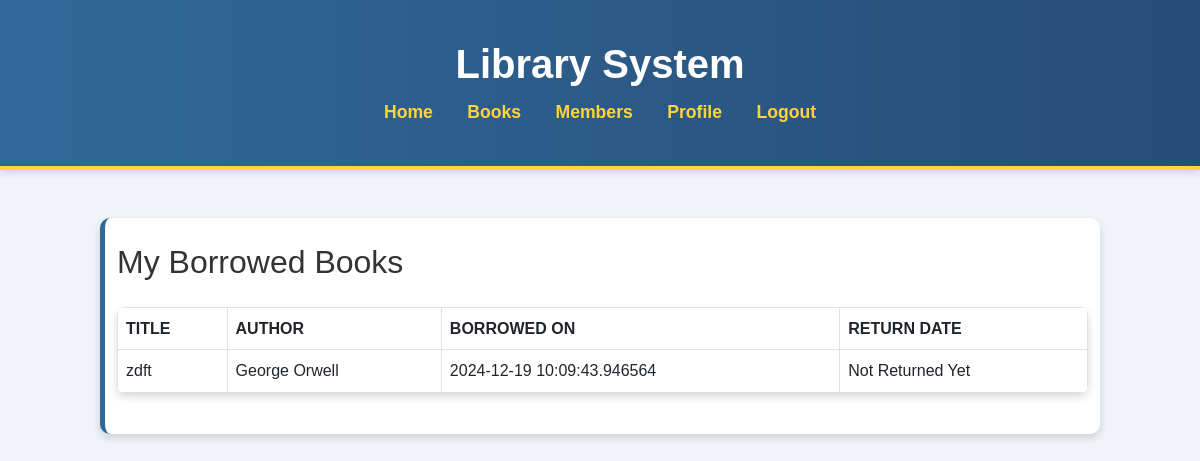
Page /my_books (signed in) on the committed database.
### tables this page shows
CREATE TABLE borrowings (
                id INTEGER PRIMARY KEY AUTOINCREMENT,
                book_id INTEGER,
                user_id INTEGER,
                borrow_date TEXT,
                return_date TEXT,
                FOREIGN KEY(book_id) REFERENCES books(id) ON DELETE CASCADE,
                FOREIGN KEY(user_id) REFERENCES users(id) ON DELETE CASCADE
            );

CREATE TABLE books (
                id INTEGER PRIMARY KEY AUTOINCREMENT,
                title TEXT NOT NULL,
                author TEXT NOT NULL,
                genre TEXT,
                status TEXT DEFAULT 'Available'
            );

### app.py (the view)
@app.route('/my_books')
@login_required
@role_required('Member')
def my_books():
    db = get_db()
    borrowed_books = db.execute("""
        SELECT b.title, b.author, bo.borrow_date, bo.return_date
        FROM borrowings bo
        JOIN books b ON bo.book_id = b.id
        WHERE bo.user_id = ? AND bo.return_date IS NULL
    """, (session['user_id'],)).fetchall()
    return render_template('my_books.html', borrowed_books=borrowed_books)

### app.py (called while the page is built)
def login_required(f):
    @wraps(f)
    def decorated_function(*args, **kwargs):
        if 'user_id' not in session:
            return redirect(url_for('login'))
        return f(*args, **kwargs)
    return decorated_function

def role_required(role):
    def decorator(f):
        @wraps(f)
        def decorated_function(*args, **kwargs):
            if session.get('role') != role:
                return "Access Denied", 403
            return f(*args, **kwargs)
        return decorated_function
    return decorator

### database.py (called while the page is built)
def get_db():
    conn = sqlite3.connect(DATABASE)
    conn.row_factory = sqlite3.Row
    conn.execute("PRAGMA foreign_keys = ON")
    return conn

### templates/my_books.html
{% extends 'base.html' %}
{% block content %}
<h2>My Borrowed Books</h2>
<table class="table table-bordered">
    <thead>
        <tr>
            <th>Title</th>
            <th>Author</th>
            <th>Borrowed On</th>
            <th>Return Date</th>
        </tr>
    </thead>
    <tbody>
        {% for book in borrowed_books %}
        <tr>
            <td>{{ book['title'] }}</td>
            <td>{{ book['author'] }}</td>
            <td>{{ book['borrow_date'] }}</td>
            <td>{{ book['return_date'] if book['return_date'] else 'Not Returned Yet' }}</td>
        </tr>
        {% else %}
        <tr>
            <td colspan="4">You have not borrowed any books yet.</td>
        </tr>
        {% endfor %}
    </tbody>
</table>
{% endblock %}

### static/styles.css (style rules this page uses)
body { font-family: 'Arial', sans-serif; margin: 0; padding: 0; background-color: #f0f4f8; color: #333; line-height: 1.6; }
table { width: 100%; border-collapse: collapse; margin: 25px 0; background-color: #f9f9f9; box-shadow: 0px 4px 8px rgba(0, 0, 0, 0.15); border-radius: 8px; overflow: hidden; font-size: 1rem; }
th, td { padding: 14px 18px; text-align: left; border-bottom: 1px solid #ddd; }
th { background-color: #306998; color: white; font-weight: bold; text-transform: uppercase; }
td { background-color: #fdfdfd; }
@media (min-width: 1200px) { .h2, h2 { font-size: 2rem; width: 80%; } }

### rows in the picture
borrowings: title "zdft", author "George Orwell", borrow_date "2024-12-19 10:09:43.946564", book "Not Returned Yet"
